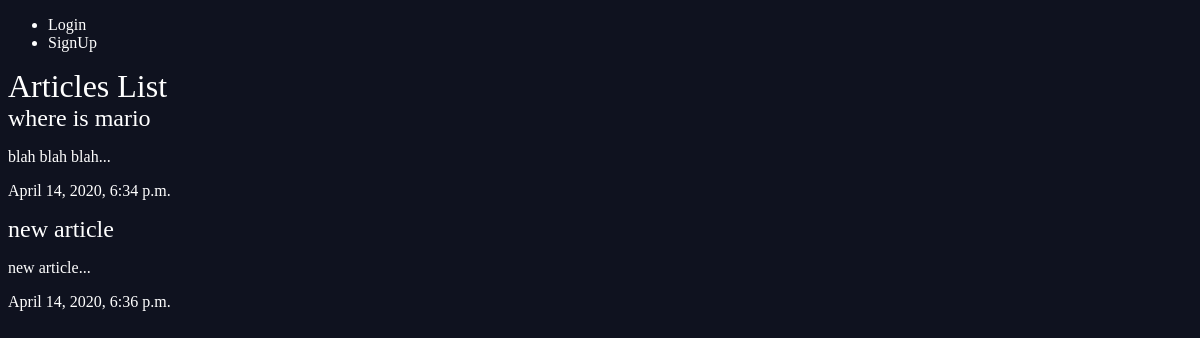
The app's page /articles/ with its own data.
### articles/models.py (models this page shows, shortened)
class Article(models.Model):
    title = models.CharField(max_length=100)
    slug = models.SlugField()
    body = models.TextField()
    date = models.DateTimeField(auto_now_add=True)
    thumb = models.ImageField(default='default.png', blank=True)
    author = models.ForeignKey(User,default=None,on_delete=models.CASCADE)
    def snippet(self):
        return self.body[:50]+'...'

### articles/views.py (the view)
# urls.py: path('',views.article_list, name='list'),
def article_list(request):
    articles = Article.objects.all().order_by('date')
    return render(request,'articles/article_list.html',{'articles':articles})

### articles/templates/articles/article_list.html
{% extends 'base_layout.html' %}
{% block content %}
    <h1>Articles List</h1>
    <div class = "articles">
        {% if articles %}
            {% for article in articles%}
                <div class = "articles">
                    <h2><a href="{% url 'articles:detail' slug=article.slug %}">{{article.title}}</a></h2>
                    <p>{{article.snippet}}</p>
                    <p>{{article.date}}</p>
                </div>
            {% endfor %}
        {% endif %}
    </div>
{% endblock %}

### assests/style.css (style rules this page uses)
body { background-color: #0f121f; backgroud-repeat-y: no-repeat; color: #fff; }
body * { font-family: Ubuntu; }
h1, h2, h3, h4, h5 { font-weight: normal; margin: 0; }
a, a:hover, a:visited { color: #fff; text-decoration: none; }

### records on screen
Article: title "where is mario", snippet "blah blah blah...", date "April 14, 2020, 6:34 p.m."
Article: title "new article", snippet "new article...", date "April 14, 2020, 6:36 p.m."
